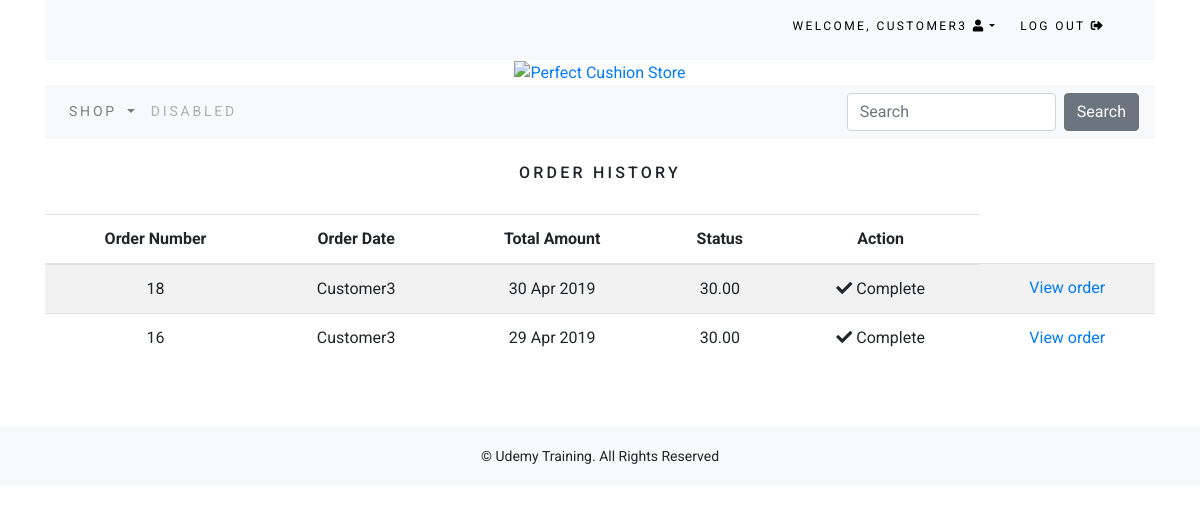
The app's page /order/history/ (signed in), older data.
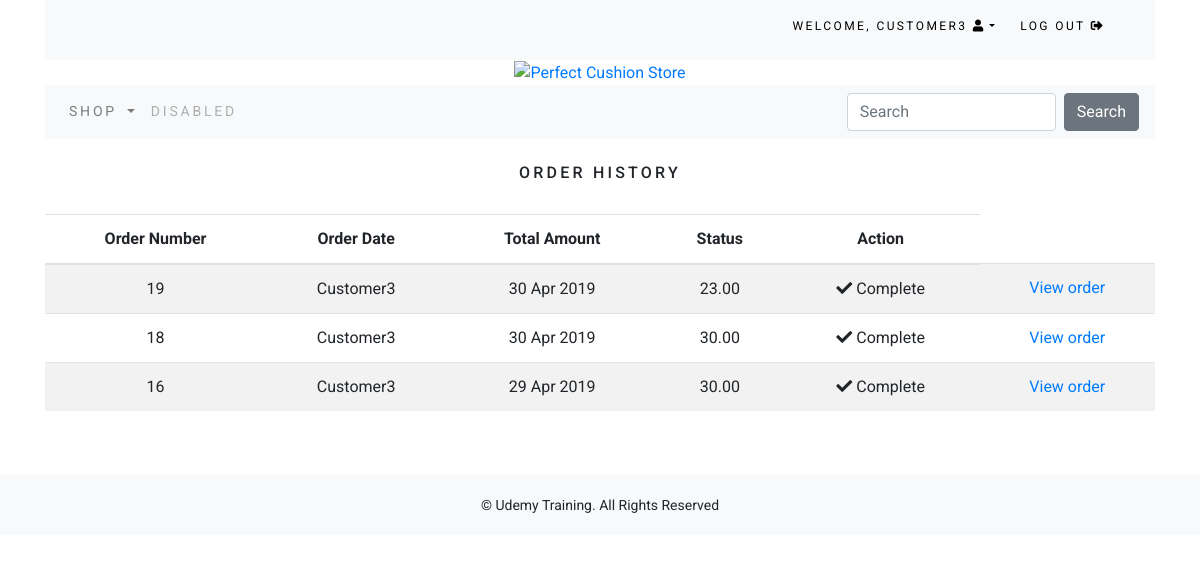
The same page, newer data.
### order/models.py (models this page shows, shortened)
class Order(models.Model):
    token = models.CharField(max_length=250, blank=True)
    total = models.DecimalField(max_digits=10, decimal_places=2, verbose_name='USD Order Total')
    emailAddress = models.EmailField(max_length=250, blank=True, verbose_name='Email Address')
    user = models.ForeignKey(User, blank=True, null=True, related_name='order', on_delete=models.CASCADE)
    created = models.DateTimeField(auto_now_add=True)
    billingName = models.CharField(max_length=250, blank=True)
    billingAddress1 = models.CharField(max_length=250, blank=True)
    billingCity = models.CharField(max_length=250, blank=True)
    billingPostcode = models.CharField(max_length=250, blank=True)
    billingCountry = models.CharField(max_length=250, blank=True)
    shippingName = models.CharField(max_length=250, blank=True)
    shippingAddress1 = models.CharField(max_length=250, blank=True)
    shippingCity = models.CharField(max_length=250, blank=True)
    shippingPostCode = models.CharField(max_length=250, blank=True)
    shippingCountry = models.CharField(max_length=250, blank=True)
    class Meta:
        db_table = 'Order'
        ordering = ['-created']

### order/views.py (the view)
# urls.py: path('history/', views.OrderList.as_view(), name='order_history'),
class OrderList(LoginRequiredMixin, generic.ListView):
    model = Order
    template_name = 'admin/order/order_list.html'
    def get_queryset(self):
        print(self.request.user)
        return Order.objects.filter(user=self.request.user)

### cart/context_processors.py (called while the page is built)
def counter(request):
    item_count = 0
    if 'admin' in request.path:
        return {}
    else:
        try:
            cart = Cart.objects.filter(cart_id=_cart_id(request))
            cart_items = CartItem.objects.all().filter(cart=cart[:1])
            for cart_item in cart_items:
                item_count += cart_item.quantity
        except Cart.DoesNotExist:
            item_count = 0
    return dict(item_count = item_count)

### cart/views.py (called while the page is built)
def _cart_id(request):
    cart = request.session.session_key
    if not cart:
        cart = request.session.create()
    return cart

### order/templates/admin/order/order_list.html (shortened to what this page needs)
{% extends "base.html" %}
{% load staticfiles %}
{% block content %}
	<div>
		<div class="text-center">
			<br>
			<h1 class="text-center my_title">Order History</h1>
			<br>
			{% if order_list %}
			<table class="table table-striped">
				<thead>
					<tr>
						<th>Order Number</th>
						<th>Order Date</th>
						<th>Total Amount</th>
						<th>Status</th>
						<th>Action</th>
					</tr>
				</thead>
				<tbody>
					{% for order in order_list %}
					<tr>
						<td>{{ order.id }}</td>
						<td>{{ order.user }}</td>
						<td>{{ order.created|date:"d M Y" }}</td>
						<td>{{ order.total }}</td>
						<td><i class="fas fa-check"></i>&nbsp;Complete</td>
						<td><a href="{% url 'order:order_detail' pk=order.id %}">View order</a></td>
					</tr>
					{% endfor %}
				</tbody>
			</table>
			{% else %}
			<p>You have not placed any orders yet.<br><br><a href="{% url 'shop:allprodcat' %}" class="btn btn-secondary">Continue shopping</a></p>
			{% endif %}
		</div>
	</div>
	<br>
	<br>
{% endblock %}

### templates/base.html (shortened to what this page needs)
<!DOCTYPE html>
{% load staticfiles %}
<html lang="en" dir="ltr">
    <head>
        <link rel="stylesheet" href="https://stackpath.bootstrapcdn.com/bootstrap/4.3.1/css/bootstrap.min.css">
        <link rel="stylesheet" href="https://maxcdn.bootstrapcdn.com/bootstrap/3.3.7/css/bootstrap-theme.min.css">
        <link rel="stylesheet" href="https://use.fontawesome.com/releases/v5.7.2/css/all.css">
        <link rel="stylesheet" href="{% static 'perfectcushion/css/master.css' %}">
    </head>
    <body>
        <div class="container">
            <div class="container-fluid bg-light navbar-fixed-top my_top_navbar_div">
                {% include '_top-navbar.html' %}
            </div>
            {% include '_header.html' %}
            {% include '_navbar.html' %}
            {% block content %}
            {% endblock %}
        </div>
            {% include '_footer.html' %}
    </body>
</html>

### templates/_top-navbar.html (shortened to what this page needs)
<div class="container">
    <div class="my_custom_menu">
        <ul>
            {% if request.user.is_authenticated %}
            <li>
                Welcome,<a href="#" class="dropdown-toggle" data-toggle='dropdown'
                        aria-haspopup='true' aria-expanded='false'>
                    {{ user.username }} <i class="fas fa-user"></i></a>
            </li>
            <li>
                <a href="{% url 'accounts:logout' %}">Log Out <i class="fas fa-sign-out-alt"></i></a>
            </li>
            {% endif %}
        </ul>
    </div>
</div>

### templates/_header.html
{% load staticfiles %}
<header>
    <center>
        <a href="{% url 'shop:allprodcat' %}"><img src="{% static 'img/logo.png' %}" alt="Perfect Cushion Store"></a>
    </center>
</header>

### templates/_navbar.html (shortened to what this page needs)
{% load bootstrap4 %}
<nav class="navbar navbar-expand-lg navbar-light bg-light">
    <div class="collapse navbar-collapse" id="navbarSupportedContent">
        <ul class="navbar-nav mr-auto">
            <li class="nav-item dropdown {% if 'shop' in request.path %}active{% endif %}">
                <a class="nav-link dropdown-toggle" href="#" id="navbarDropdown" role="button" data-toggle="dropdown" aria-haspopup="true" aria-expanded="false">
                    Shop
                </a>
            </li>
            <li class="nav-item">
                <a class="nav-link disabled" href="#" tabindex="-1" aria-disabled="true">Disabled</a>
            </li>
        </ul>
        <form class="form-inline my-2 my-lg-0" action="{% url 'search:productsearch' %}" method="get">
            <input class="form-control mr-sm-2" type="search" placeholder="Search" aria-label="Search" name='q'>
            <button class="btn btn-secondary my-2 my-sm-0" type="submit">Search</button>
        </form>
    </div>
</nav>

### templates/_footer.html
<div class="footer navbar-fixed-bottom my_footer">
    <p class="text-center">&copy; Udemy Training. All Rights Reserved</p>
</div>

### static/perfectcushion/master.css (style rules this page uses)
body { font-family: 'Roboto', sans-serif; }
.nav-item { letter-spacing: .2em; font-size: 14px; text-transform: uppercase; }
.my_footer { background-color: #f8f9fa; height: 60px; }
.my_footer p { padding-top: 20px; font-size: 14px; }
.my_title { font-size: 16px; text-transform: uppercase; letter-spacing: .2em; }
.my_top_navbar_div { height: 60px; line-height: 50px; }
.my_custom_menu { text-align: right !important; }
.my_custom_menu ul li { list-style: none; color: #000; text-transform: uppercase; letter-spacing: .2em; font-size: 12px; padding-right: 20px; display: inline; }
.my_custom_menu ul li a { text-decoration: none; color: #000; list-style: none; text-transform: uppercase; letter-spacing: .2em; font-size: 12px; }

Row changes from the older to the newer data that the page shows:
added Order: id "19", user "Customer3", created "30 Apr 2019", total "23.00"
